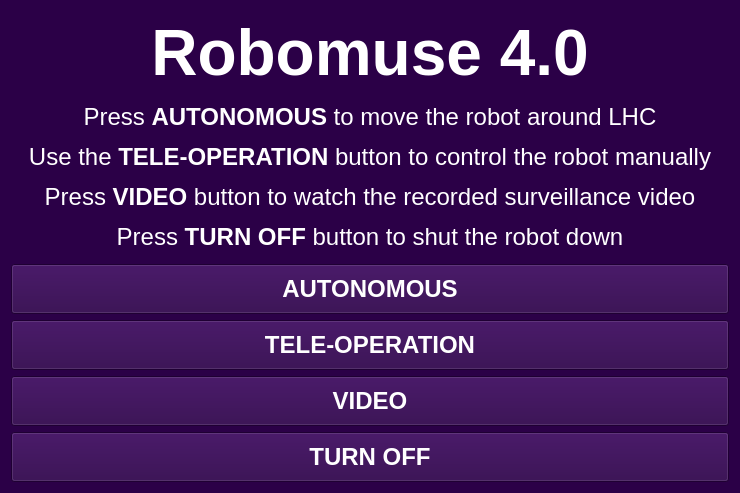
<?xml version="1.0" encoding="UTF-8"?>
<ui version="4.0">
 <class>Robomuse</class>
 <widget class="QMainWindow" name="Robomuse">
  <property name="geometry">
   <rect>
    <x>0</x>
    <y>0</y>
    <width>740</width>
    <height>493</height>
   </rect>
  </property>
  <property name="maximumSize">
   <size>
    <width>16777215</width>
    <height>16777215</height>
   </size>
  </property>
  <property name="palette">
   <palette>
    <active>
     <colorrole role="WindowText">
      <brush brushstyle="SolidPattern">
       <color alpha="255">
        <red>255</red>
        <green>255</green>
        <blue>255</blue>
       </color>
      </brush>
     </colorrole>
     <colorrole role="Button">
      <brush brushstyle="SolidPattern">
       <color alpha="255">
        <red>43</red>
        <green>0</green>
        <blue>71</blue>
       </color>
      </brush>
     </colorrole>
     <colorrole role="Light">
      <brush brushstyle="SolidPattern">
       <color alpha="255">
        <red>64</red>
        <green>0</green>
        <blue>106</blue>
       </color>
      </brush>
     </colorrole>
     <colorrole role="Midlight">
      <brush brushstyle="SolidPattern">
       <color alpha="255">
        <red>53</red>
        <green>0</green>
        <blue>88</blue>
       </color>
      </brush>
     </colorrole>
     <colorrole role="Dark">
      <brush brushstyle="SolidPattern">
       <color alpha="255">
        <red>21</red>
        <green>0</green>
        <blue>35</blue>
       </color>
      </brush>
     </colorrole>
     <colorrole role="Mid">
      <brush brushstyle="SolidPattern">
       <color alpha="255">
        <red>28</red>
        <green>0</green>
        <blue>47</blue>
       </color>
      </brush>
     </colorrole>
     <colorrole role="Text">
      <brush brushstyle="SolidPattern">
       <color alpha="255">
        <red>0</red>
        <green>0</green>
        <blue>0</blue>
       </color>
      </brush>
     </colorrole>
     <colorrole role="BrightText">
      <brush brushstyle="SolidPattern">
       <color alpha="255">
        <red>255</red>
        <green>255</green>
        <blue>255</blue>
       </color>
      </brush>
     </colorrole>
     <colorrole role="ButtonText">
      <brush brushstyle="SolidPattern">
       <color alpha="255">
        <red>255</red>
        <green>255</green>
        <blue>255</blue>
       </color>
      </brush>
     </colorrole>
     <colorrole role="Base">
      <brush brushstyle="SolidPattern">
       <color alpha="255">
        <red>0</red>
        <green>0</green>
        <blue>0</blue>
       </color>
      </brush>
     </colorrole>
     <colorrole role="Window">
      <brush brushstyle="SolidPattern">
       <color alpha="255">
        <red>43</red>
        <green>0</green>
        <blue>71</blue>
       </color>
      </brush>
     </colorrole>
     <colorrole role="Shadow">
      <brush brushstyle="SolidPattern">
       <color alpha="255">
        <red>0</red>
        <green>0</green>
        <blue>0</blue>
       </color>
      </brush>
     </colorrole>
     <colorrole role="Highlight">
      <brush brushstyle="SolidPattern">
       <color alpha="255">
        <red>0</red>
        <green>0</green>
        <blue>127</blue>
       </color>
      </brush>
     </colorrole>
     <colorrole role="Link">
      <brush brushstyle="SolidPattern">
       <color alpha="255">
        <red>0</red>
        <green>0</green>
        <blue>255</blue>
       </color>
      </brush>
     </colorrole>
     <colorrole role="LinkVisited">
      <brush brushstyle="SolidPattern">
       <color alpha="255">
        <red>170</red>
        <green>0</green>
        <blue>127</blue>
       </color>
      </brush>
     </colorrole>
     <colorrole role="AlternateBase">
      <brush brushstyle="SolidPattern">
       <color alpha="255">
        <red>21</red>
        <green>0</green>
        <blue>35</blue>
       </color>
      </brush>
     </colorrole>
     <colorrole role="ToolTipBase">
      <brush brushstyle="SolidPattern">
       <color alpha="255">
        <red>255</red>
        <green>255</green>
        <blue>220</blue>
       </color>
      </brush>
     </colorrole>
     <colorrole role="ToolTipText">
      <brush brushstyle="SolidPattern">
       <color alpha="255">
        <red>0</red>
        <green>0</green>
        <blue>0</blue>
       </color>
      </brush>
     </colorrole>
    </active>
    <inactive>
     <colorrole role="WindowText">
      <brush brushstyle="SolidPattern">
       <color alpha="255">
        <red>255</red>
        <green>255</green>
        <blue>255</blue>
       </color>
      </brush>
     </colorrole>
     <colorrole role="Button">
      <brush brushstyle="SolidPattern">
       <color alpha="255">
        <red>43</red>
        <green>0</green>
        <blue>71</blue>
       </color>
      </brush>
     </colorrole>
     <colorrole role="Light">
      <brush brushstyle="SolidPattern">
       <color alpha="255">
        <red>64</red>
        <green>0</green>
        <blue>106</blue>
       </color>
      </brush>
     </colorrole>
     <colorrole role="Midlight">
      <brush brushstyle="SolidPattern">
       <color alpha="255">
        <red>53</red>
        <green>0</green>
        <blue>88</blue>
       </color>
      </brush>
     </colorrole>
     <colorrole role="Dark">
      <brush brushstyle="SolidPattern">
       <color alpha="255">
        <red>21</red>
        <green>0</green>
        <blue>35</blue>
       </color>
      </brush>
     </colorrole>
     <colorrole role="Mid">
      <brush brushstyle="SolidPattern">
       <color alpha="255">
        <red>28</red>
        <green>0</green>
        <blue>47</blue>
       </color>
      </brush>
     </colorrole>
     <colorrole role="Text">
      <brush brushstyle="SolidPattern">
       <color alpha="255">
        <red>255</red>
        <green>255</green>
        <blue>255</blue>
       </color>
      </brush>
     </colorrole>
     <colorrole role="BrightText">
      <brush brushstyle="SolidPattern">
       <color alpha="255">
        <red>255</red>
        <green>255</green>
        <blue>255</blue>
       </color>
      </brush>
     </colorrole>
     <colorrole role="ButtonText">
      <brush brushstyle="SolidPattern">
       <color alpha="255">
        <red>255</red>
        <green>255</green>
        <blue>255</blue>
       </color>
      </brush>
     </colorrole>
     <colorrole role="Base">
      <brush brushstyle="SolidPattern">
       <color alpha="255">
        <red>0</red>
        <green>0</green>
        <blue>0</blue>
       </color>
      </brush>
     </colorrole>
     <colorrole role="Window">
      <brush brushstyle="SolidPattern">
       <color alpha="255">
        <red>43</red>
        <green>0</green>
        <blue>71</blue>
       </color>
      </brush>
     </colorrole>
     <colorrole role="Shadow">
      <brush brushstyle="SolidPattern">
       <color alpha="255">
        <red>0</red>
        <green>0</green>
        <blue>0</blue>
       </color>
      </brush>
     </colorrole>
     <colorrole role="Highlight">
      <brush brushstyle="SolidPattern">
       <color alpha="255">
        <red>0</red>
        <green>0</green>
        <blue>127</blue>
       </color>
      </brush>
     </colorrole>
     <colorrole role="Link">
      <brush brushstyle="SolidPattern">
       <color alpha="255">
        <red>0</red>
        <green>0</green>
        <blue>255</blue>
       </color>
      </brush>
     </colorrole>
     <colorrole role="LinkVisited">
      <brush brushstyle="SolidPattern">
       <color alpha="255">
        <red>170</red>
        <green>0</green>
        <blue>127</blue>
       </color>
      </brush>
     </colorrole>
     <colorrole role="AlternateBase">
      <brush brushstyle="SolidPattern">
       <color alpha="255">
        <red>21</red>
        <green>0</green>
        <blue>35</blue>
       </color>
      </brush>
     </colorrole>
     <colorrole role="ToolTipBase">
      <brush brushstyle="SolidPattern">
       <color alpha="255">
        <red>255</red>
        <green>255</green>
        <blue>220</blue>
       </color>
      </brush>
     </colorrole>
     <colorrole role="ToolTipText">
      <brush brushstyle="SolidPattern">
       <color alpha="255">
        <red>0</red>
        <green>0</green>
        <blue>0</blue>
       </color>
      </brush>
     </colorrole>
    </inactive>
    <disabled>
     <colorrole role="WindowText">
      <brush brushstyle="SolidPattern">
       <color alpha="255">
        <red>21</red>
        <green>0</green>
        <blue>35</blue>
       </color>
      </brush>
     </colorrole>
     <colorrole role="Button">
      <brush brushstyle="SolidPattern">
       <color alpha="255">
        <red>43</red>
        <green>0</green>
        <blue>71</blue>
       </color>
      </brush>
     </colorrole>
     <colorrole role="Light">
      <brush brushstyle="SolidPattern">
       <color alpha="255">
        <red>64</red>
        <green>0</green>
        <blue>106</blue>
       </color>
      </brush>
     </colorrole>
     <colorrole role="Midlight">
      <brush brushstyle="SolidPattern">
       <color alpha="255">
        <red>53</red>
        <green>0</green>
        <blue>88</blue>
       </color>
      </brush>
     </colorrole>
     <colorrole role="Dark">
      <brush brushstyle="SolidPattern">
       <color alpha="255">
        <red>21</red>
        <green>0</green>
        <blue>35</blue>
       </color>
      </brush>
     </colorrole>
     <colorrole role="Mid">
      <brush brushstyle="SolidPattern">
       <color alpha="255">
        <red>28</red>
        <green>0</green>
        <blue>47</blue>
       </color>
      </brush>
     </colorrole>
     <colorrole role="Text">
      <brush brushstyle="SolidPattern">
       <color alpha="255">
        <red>0</red>
        <green>0</green>
        <blue>0</blue>
       </color>
      </brush>
     </colorrole>
     <colorrole role="BrightText">
      <brush brushstyle="SolidPattern">
       <color alpha="255">
        <red>255</red>
        <green>255</green>
        <blue>255</blue>
       </color>
      </brush>
     </colorrole>
     <colorrole role="ButtonText">
      <brush brushstyle="SolidPattern">
       <color alpha="255">
        <red>21</red>
        <green>0</green>
        <blue>35</blue>
       </color>
      </brush>
     </colorrole>
     <colorrole role="Base">
      <brush brushstyle="SolidPattern">
       <color alpha="255">
        <red>43</red>
        <green>0</green>
        <blue>71</blue>
       </color>
      </brush>
     </colorrole>
     <colorrole role="Window">
      <brush brushstyle="SolidPattern">
       <color alpha="255">
        <red>43</red>
        <green>0</green>
        <blue>71</blue>
       </color>
      </brush>
     </colorrole>
     <colorrole role="Shadow">
      <brush brushstyle="SolidPattern">
       <color alpha="255">
        <red>0</red>
        <green>0</green>
        <blue>0</blue>
       </color>
      </brush>
     </colorrole>
     <colorrole role="Highlight">
      <brush brushstyle="SolidPattern">
       <color alpha="255">
        <red>0</red>
        <green>0</green>
        <blue>127</blue>
       </color>
      </brush>
     </colorrole>
     <colorrole role="Link">
      <brush brushstyle="SolidPattern">
       <color alpha="255">
        <red>0</red>
        <green>0</green>
        <blue>255</blue>
       </color>
      </brush>
     </colorrole>
     <colorrole role="LinkVisited">
      <brush brushstyle="SolidPattern">
       <color alpha="255">
        <red>170</red>
        <green>0</green>
        <blue>127</blue>
       </color>
      </brush>
     </colorrole>
     <colorrole role="AlternateBase">
      <brush brushstyle="SolidPattern">
       <color alpha="255">
        <red>43</red>
        <green>0</green>
        <blue>71</blue>
       </color>
      </brush>
     </colorrole>
     <colorrole role="ToolTipBase">
      <brush brushstyle="SolidPattern">
       <color alpha="255">
        <red>255</red>
        <green>255</green>
        <blue>220</blue>
       </color>
      </brush>
     </colorrole>
     <colorrole role="ToolTipText">
      <brush brushstyle="SolidPattern">
       <color alpha="255">
        <red>0</red>
        <green>0</green>
        <blue>0</blue>
       </color>
      </brush>
     </colorrole>
    </disabled>
   </palette>
  </property>
  <property name="contextMenuPolicy">
   <enum>Qt::NoContextMenu</enum>
  </property>
  <property name="windowTitle">
   <string>Robomuse</string>
  </property>
  <widget class="QWidget" name="centralWidget">
   <layout class="QVBoxLayout" name="verticalLayout">
    <item>
     <widget class="QLabel" name="intro">
      <property name="text">
       <string>&lt;html&gt;&lt;head/&gt;&lt;body&gt;&lt;p align=&quot;center&quot;&gt;&lt;span style=&quot; font-size:48pt; font-weight:600;&quot;&gt;Robomuse 4.0&lt;/span&gt;&lt;/p&gt;&lt;p align=&quot;center&quot;&gt;&lt;span style=&quot; font-size:18pt;&quot;&gt;Press &lt;/span&gt;&lt;span style=&quot; font-size:18pt; font-weight:600;&quot;&gt;AUTONOMOUS&lt;/span&gt;&lt;span style=&quot; font-size:18pt;&quot;&gt; to move the robot around LHC&lt;/span&gt;&lt;/p&gt;&lt;p align=&quot;center&quot;&gt;&lt;span style=&quot; font-size:18pt;&quot;&gt;Use the &lt;/span&gt;&lt;span style=&quot; font-size:18pt; font-weight:600;&quot;&gt;TELE-OPERATION&lt;/span&gt;&lt;span style=&quot; font-size:18pt;&quot;&gt; button to control the robot manually&lt;/span&gt;&lt;/p&gt;&lt;p align=&quot;center&quot;&gt;&lt;span style=&quot; font-size:18pt;&quot;&gt;Press &lt;/span&gt;&lt;span style=&quot; font-size:18pt; font-weight:600;&quot;&gt;VIDEO&lt;/span&gt;&lt;span style=&quot; font-size:18pt;&quot;&gt; button to watch the recorded surveillance video&lt;/span&gt;&lt;/p&gt;&lt;p align=&quot;center&quot;&gt;&lt;span style=&quot; font-size:18pt;&quot;&gt;Press &lt;/span&gt;&lt;span style=&quot; font-size:18pt; font-weight:600;&quot;&gt;TURN OFF&lt;/span&gt;&lt;span style=&quot; font-size:18pt;&quot;&gt; button to shut the robot down&lt;/span&gt;&lt;/p&gt;&lt;/body&gt;&lt;/html&gt;</string>
      </property>
     </widget>
    </item>
    <item>
     <widget class="QPushButton" name="aut">
      <property name="minimumSize">
       <size>
        <width>0</width>
        <height>50</height>
       </size>
      </property>
      <property name="font">
       <font>
        <pointsize>18</pointsize>
        <weight>75</weight>
        <bold>true</bold>
       </font>
      </property>
      <property name="cursor">
       <cursorShape>PointingHandCursor</cursorShape>
      </property>
      <property name="mouseTracking">
       <bool>false</bool>
      </property>
      <property name="text">
       <string>AUTONOMOUS</string>
      </property>
     </widget>
    </item>
    <item>
     <widget class="QPushButton" name="tel">
      <property name="minimumSize">
       <size>
        <width>0</width>
        <height>50</height>
       </size>
      </property>
      <property name="font">
       <font>
        <pointsize>18</pointsize>
        <weight>75</weight>
        <bold>true</bold>
       </font>
      </property>
      <property name="cursor">
       <cursorShape>PointingHandCursor</cursorShape>
      </property>
      <property name="text">
       <string>TELE-OPERATION</string>
      </property>
     </widget>
    </item>
    <item>
     <widget class="QPushButton" name="video">
      <property name="minimumSize">
       <size>
        <width>0</width>
        <height>50</height>
       </size>
      </property>
      <property name="font">
       <font>
        <pointsize>18</pointsize>
        <weight>75</weight>
        <bold>true</bold>
       </font>
      </property>
      <property name="text">
       <string>VIDEO</string>
      </property>
     </widget>
    </item>
    <item>
     <widget class="QPushButton" name="off">
      <property name="minimumSize">
       <size>
        <width>0</width>
        <height>50</height>
       </size>
      </property>
      <property name="font">
       <font>
        <pointsize>18</pointsize>
        <weight>75</weight>
        <bold>true</bold>
       </font>
      </property>
      <property name="cursor">
       <cursorShape>PointingHandCursor</cursorShape>
      </property>
      <property name="text">
       <string>TURN OFF</string>
      </property>
     </widget>
    </item>
   </layout>
  </widget>
 </widget>
 <layoutdefault spacing="6" margin="11"/>
 <resources/>
 <connections/>
</ui>
